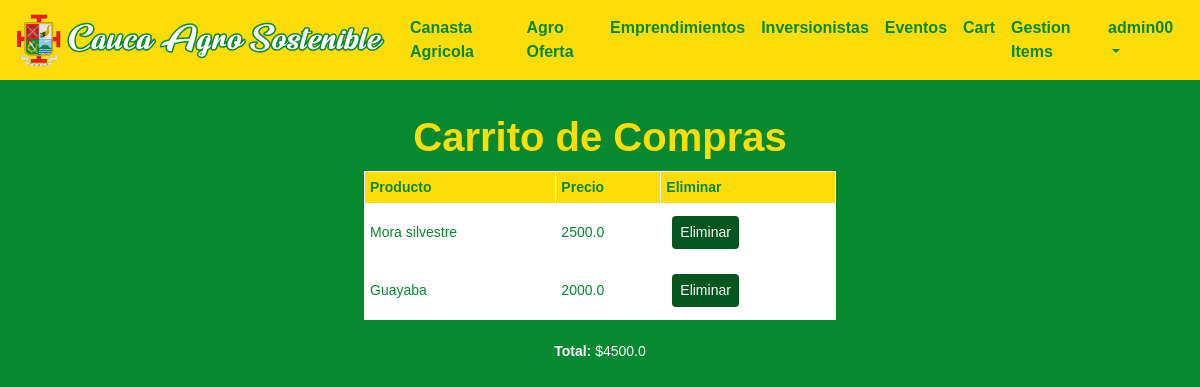
The app's page /cart (signed in) with its own data.
### caucaSostenible/models.py (models this page shows)
class User(AbstractUser):
   pass

class BillDetail(models.Model):
   bill = models.ForeignKey(Bill, on_delete=models.CASCADE)
   product = models.ForeignKey(Product, on_delete=models.CASCADE)
   class Meta: # Composite pk
        unique_together = (('bill', 'product'),)

class Product(models.Model):
   name = models.CharField(max_length=60)
   price = models.FloatField()
   discount = models.FloatField()
   description = models.CharField(max_length=300)
   imgURL = models.CharField(max_length=300)

class Bill(models.Model):
   user = models.ForeignKey(User, on_delete=models.CASCADE)
   total = models.FloatField()

### caucaSostenible/views.py (the view)
# urls.py: path("cart", views.cart_view, name="cart"),
def cart_view(request):
    bill = Bill.objects.get(user=request.user)
    if bill:
        billDetails = BillDetail.objects.all().filter(bill=bill)
    return render(request, "general/cart.html", {"bill": bill, "billDetails": billDetails})

### caucaSostenible/templates/general/cart.html (shortened to what this page needs)
{% extends "general/layout.html" %}
{% load static %}
{% load mathfilters %}
{% block body %}
<div id="main-container">
    <h1>
        <center>Carrito de Compras</center>
    </h1>
    <center>
        {% if billDetails %}
            <table>
                <thead>
                    <th><b>Producto</b></th>
                    <th><b>Precio</b></th>
                    <th><b>Eliminar</b></th>
                </thead>
                <tbody>
                    {% for billDetail in billDetails %}
                    <tr>
                        <td>{{billDetail.product.name}}</td>
                        <td>{{billDetail.product.price|sub:billDetail.product.discount}}</td>
                        <td>
                            <button class="common-button" onclick="removeProduct('{{billDetail.product.id}}')">Eliminar</button>
                        </td>
                    </tr>
                    {% endfor %}
                </tbody>
            </table>
            <br>
            <p class="common-text"><b>Total:</b> ${{bill.total}}</p>
        {% else %}
            <p class="common-text">No hay productos aun.</p>
        {% endif %}
    </center>
{% endblock %}

### caucaSostenible/templates/general/layout.html (shortened to what this page needs)
{% load static %}
<!DOCTYPE html>
<html lang="en">
    <head>
        <link rel="stylesheet" href="https://stackpath.bootstrapcdn.com/bootstrap/4.1.3/css/bootstrap.min.css">
        <link href="{% static 'caucaSostenible/css/generalStyles.css' %}" rel="stylesheet">
        <link href="{% static 'caucaSostenible/css/styles.css' %}" rel="stylesheet">
    </head>
    <body>
        <nav class="navbar navbar-expand-lg background-color1">
            <a class="navbar-brand" href="{% url 'index' %}">
                <img src="{% static 'caucaSostenible/images/Cauca_sostenible_icon.svg' %}" width="370" height="53" alt="">
            </a>
            <div class="collapse navbar-collapse" id="navbarNav">
                <ul class="navbar-nav">
                    <li class="nav-item">
                        <a class="nav-link menu-option" href="{% url 'canasta-agricola' %}">Canasta Agricola</a>
                    </li>
                    <li class="nav-item">
                        <a class="nav-link menu-option" href="{% url 'agro-oferta' %}">Agro Oferta</a>
                    </li>
                    <li class="nav-item">
                        <a class="nav-link menu-option" href="{% url 'emprendimientos' %}">Emprendimientos</a>
                    </li>
                    <li class="nav-item">
                        <a class="nav-link menu-option" href="{% url 'inversionistas' %}">Inversionistas</a>
                    </li>
                    <li class="nav-item">
                        <a class="nav-link menu-option" href="{% url 'eventos' %}">Eventos</a>
                    </li>
                    {% if user.is_authenticated %}
                        <li class="nav-item">
                            <a class="nav-link menu-option" href="{% url 'cart' %}">Cart</a>
                        </li>
                    {% endif %}
                    {% if user.username == "admin00" %}
                        <li class="nav-item">
                            <a class="nav-link menu-option" href="{% url 'gestion-items' %}">Gestion Items</a>
                        </li>
                    {% endif %}
                </ul>
                <ul class="navbar-nav ml-auto">
                    {% if user.is_authenticated %}
                        <li class="nav-item dropdown">
                            <a class="nav-link dropdown-toggle menu-option" href="#" id="navbarDropdown" role="button" data-toggle="dropdown" aria-haspopup="true" aria-expanded="false">{{ user }}</a>
                        </li>
                    {% else %}
                        <li class="nav-item">
                            <a class="nav-link menu-option" href="login">Log in</a>
                        </li>
                    {% endif %}
                </ul>
            </div>
        </nav>
        <br>
        {% block body %}
        {% endblock %}
    </body>
</html>

### caucaSostenible/static/caucaSostenible/css/generalStyles.css (style rules this page uses)
body { font-size: 14px; font-family: Arial, sans-serif; }

### caucaSostenible/static/caucaSostenible/css/styles.css (style rules this page uses)
a { color: #04521d; font-weight: bold; }
body { padding: 0px 0px; background: rgb(6,87,32); background: linear-gradient(180deg, rgba(6,87,32,1) 0%, rgba(7,137,48,1) 7%, rgba(7,137,48,1) 93%, rgba(6,87,32,1) 100%); }
h1 { color: #fcdd09; font-weight: bold; margin: 0 0 10px 0; }
.common-text { color: white; font-size: 14px; }
.common-button { color: white; background: #05571f; border: none; border-radius: 4px; padding: 6px 8px; margin: 7px 6px; }
#main-container { padding: 12px 10px; }
.background-color1 { background-color: #fcdd09; }
p { margin: 0 0; }
.menu-option { color: #078930; font-size: 16px; font-weight: bold; }
.navbar-brand { padding: 0 0; }
ul { padding-left: 14px; margin: 0 0; }
html { min-height: 100%; }
table { font-family: Verdana, sans-serif; border-collapse: collapse; width: 40%; }
td, th { color: #078930; border: 1px solid white; text-align: left; padding: 5px; }
thead { background-color: #fcdd09; }
tbody { background-color: white; color: black; font-family: Verdana, sans-serif; }

### records on screen
User: username "admin00"
BillDetail: product.name "Mora silvestre", product.price|sub "2500.0"
BillDetail: product.name "Guayaba", product.price|sub "2000.0"
Bill: total "4500.0"
